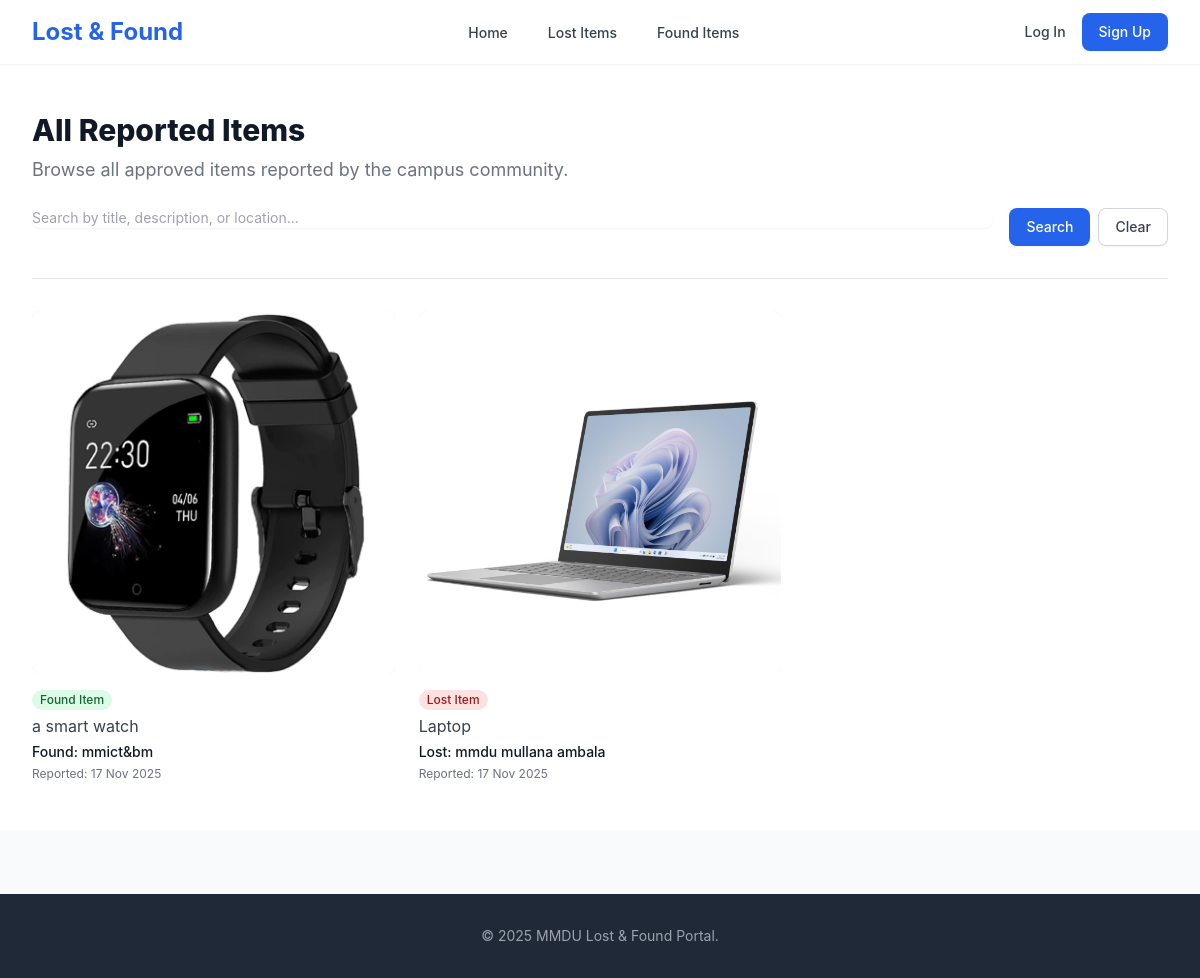
The app's page /items/ with its own data.
### portal/models.py (models this page shows, shortened)
class Item(models.Model):
    ITEM_TYPES = (
        ('lost', 'Lost Item'),
        ('found', 'Found Item'),
    )
    item_type = models.CharField(max_length=5, choices=ITEM_TYPES)
    title = models.CharField(max_length=200)
    description = models.TextField()
    location = models.CharField(max_length=200, help_text="Where did you lose/find it?")
    reported_at = models.DateTimeField(auto_now_add=True)
    reporter = models.ForeignKey(
        settings.AUTH_USER_MODEL,
        on_delete=models.CASCADE
    )
    is_approved = models.BooleanField(
        default=False,
        help_text="Designates whether this item is approved and visible on the site."
    )
    def get_first_image_url(self):
        first_image = self.images.first()
        if first_image:
            return first_image.image.url
        return "https://placehold.co/600x400/eeeeee/cccccc?text=No+Image"

class ItemImage(models.Model):
    item = models.ForeignKey(
        Item,
        related_name='images',
        on_delete=models.CASCADE
    )
    image = models.ImageField(upload_to=get_image_upload_path)

### portal/views.py (the view)
# urls.py: path("items/", views.ItemListView.as_view(), name="item_list"),
class ItemListView(ListView):
    model = Item
    template_name = "portal/item_list.html"
    context_object_name = "items"
    paginate_by = 12
    def get_queryset(self):
        queryset = super().get_queryset().filter(is_approved=True).order_by('-reported_at')
        item_type = self.request.GET.get('type')
        if item_type in ['lost', 'found']:
            queryset = queryset.filter(item_type=item_type)
        query = self.request.GET.get('q')
        if query:
            queryset = queryset.filter(
                Q(title__icontains=query) |
                Q(description__icontains=query) |
                Q(location__icontains=query)
            )
        return queryset
    def get_context_data(self, **kwargs):
        context = super().get_context_data(**kwargs)
        context['item_type'] = self.request.GET.get('type', '')
        context['query'] = self.request.GET.get('q', '')
        return context

### templates/portal/item_list.html (shortened to what this page needs)
{% extends "base.html" %}
{% block content %}
<div class="bg-white">
    <div class="max-w-7xl mx-auto py-12 px-4 sm:px-6 lg:px-8">
        <div class="pb-8 border-b border-gray-200">
            <h1 class="text-3xl font-extrabold text-gray-900">
                {% if not item_type %}All Reported Items{% endif %}
            </h1>
            <p class="mt-2 text-lg text-gray-500">Browse all approved items reported by the campus community.</p>
            <form method="get" action="{% url 'item_list' %}" class="mt-6 flex flex-col sm:flex-row gap-4">
                <div class="flex-grow">
                    <input type="search" name="q" id="search"
                           value="{{ query|default:'' }}"
                           class="shadow-sm focus:ring-blue-500 focus:border-blue-500 block w-full sm:text-sm border-gray-300 rounded-lg"
                           placeholder="Search by title, description, or location...">
                </div>
                <div class="flex space-x-2">
                    <button type="submit"
                            class="inline-flex items-center px-4 py-2 border border-transparent text-sm font-medium rounded-lg shadow-sm text-white bg-blue-600 hover:bg-blue-700 focus:outline-none focus:ring-2 focus:ring-offset-2 focus:ring-blue-500">
                        Search
                    </button>
                    <a href="{% url 'item_list' %}{% if item_type %}?type={{ item_type }}{% endif %}"
                       class="inline-flex items-center px-4 py-2 border border-gray-300 shadow-sm text-sm font-medium rounded-lg text-gray-700 bg-white hover:bg-gray-50 focus:outline-none focus:ring-2 focus:ring-offset-2 focus:ring-blue-500">
                        Clear
                    </a>
                </div>
            </form>
        </div>
        <div class="mt-8">
            {% if items %}
                <div class="grid grid-cols-1 gap-y-10 sm:grid-cols-2 gap-x-6 lg:grid-cols-3 xl:grid-cols-4 xl:gap-x-8">
                    {% for item in items %}
                        <a href="{% url 'item_detail' item.pk %}" class="group">
                            <div class="w-full aspect-w-1 aspect-h-1 bg-gray-200 rounded-lg overflow-hidden xl:aspect-w-7 xl:aspect-h-8">
                                <img src="{{ item.get_first_image_url }}" alt="{{ item.title }}" class="w-full h-full object-center object-cover group-hover:opacity-75">
                            </div>
                            <span class="mt-4 inline-block px-2 py-0.5 rounded-full text-xs font-medium
                                {% if item.item_type == 'lost' %} bg-red-100 text-red-800 {% else %} bg-green-100 text-green-800 {% endif %}">
                                {{ item.get_item_type_display }}
                            </span>
                            <h3 class="mt-1 text-base text-gray-700">{{ item.title }}</h3>
                            <p class="mt-1 text-sm font-medium text-gray-900">
                                {% if item.item_type == 'lost' %}Lost:{% else %}Found:{% endif %} {{ item.location }}
                            </p>
                            <p class="mt-1 text-xs text-gray-500">
                                Reported: {{ item.reported_at|date:"d M Y" }}
                            </p>
                        </a>
                    {% endfor %}
                </div>
            {% else %}
                <div class="text-center py-12">
                    <h3 class="mt-2 text-lg font-medium text-gray-900">No items found</h3>
                    <p class="mt-1 text-sm text-gray-500">No items match your search criteria. Try removing some filters.</p>
                </div>
            {% endif %}
        </div>
    </div>
</div>
{% endblock %}

### templates/base.html (shortened to what this page needs)
<!DOCTYPE html>
<html lang="en" class="h-full bg-gray-50">
<head>
    <script src="https://cdn.tailwindcss.com"></script>
</head>
<body class="h-full flex flex-col font-sans antialiased">
    <nav class="bg-white shadow-sm sticky top-0 z-50">
        <div class="max-w-7xl mx-auto px-4 sm:px-6 lg:px-8">
            <div class="flex justify-between h-16">
                <div class="flex-shrink-0 flex items-center">
                    <a href="{% url 'home' %}" class="text-2xl font-bold text-blue-600">
                        Lost & Found
                    </a>
                </div>
                <div class="hidden sm:ml-6 sm:flex sm:space-x-8">
                    <a href="{% url 'home' %}" class="border-transparent text-gray-700 hover:border-gray-300 hover:text-gray-900 inline-flex items-center px-1 pt-1 border-b-2 text-sm font-medium">
                        Home
                    </a>
                    <a href="{% url 'item_list' %}?type=lost" class="border-transparent text-gray-700 hover:border-gray-300 hover:text-gray-900 inline-flex items-center px-1 pt-1 border-b-2 text-sm font-medium">
                        Lost Items
                    </a>
                    <a href="{% url 'item_list' %}?type=found" class="border-transparent text-gray-700 hover:border-gray-300 hover:text-gray-900 inline-flex items-center px-1 pt-1 border-b-2 text-sm font-medium">
                        Found Items
                    </a>
                </div>
                <div class="flex items-center ml-6 space-x-4">
                    {% if user.is_authenticated %}
                        <span class="text-sm text-gray-700">Hi, {{ user.username }}</span>
                        <a href="{% url 'report_item' %}" class="inline-flex items-center px-4 py-2 border border-transparent text-sm font-medium rounded-lg shadow-sm text-white bg-blue-600 hover:bg-blue-700 focus:outline-none focus:ring-2 focus:ring-offset-2 focus:ring-blue-500">
                            Report Item
                        </a>
                        <form action="{% url 'logout' %}" method="post" class="inline">
                            {% csrf_token %}
                            <button type'submit" class="text-sm font-medium text-gray-700 hover:text-gray-900">
                                Log Out
                            </button>
                        </form>
                    {% else %}
                        <a href="{% url 'login' %}" class="text-sm font-medium text-gray-700 hover:text-gray-900">
                            Log In
                        </a>
                        <a href="{% url 'signup' %}" class="inline-flex items-center px-4 py-2 border border-transparent text-sm font-medium rounded-lg shadow-sm text-white bg-blue-600 hover:bg-blue-700 focus:outline-none focus:ring-2 focus:ring-offset-2 focus:ring-blue-500">
                            Sign Up
                        </a>
                    {% endif %}
                </div>
            </div>
        </div>
    </nav>
    <main class="flex-grow">
        {% block content %}{% endblock %}
    </main>
    <footer class="bg-gray-800 mt-16">
        <div class="max-w-7xl mx-auto py-8 px-4 sm:px-6 lg:px-8">
            <p class="text-center text-sm text-gray-400">
                &copy; {% now "Y" %} MMDU Lost & Found Portal.
            </p>
        </div>
    </footer>
</body>
</html>

### records on screen
Item: get_first_image_url (picture), item_type "Found Item", title "a smart watch", shows "Found:", location "mmict&bm", reported_at "17 Nov 2025"
Item: get_first_image_url (picture), item_type "Lost Item", title "Laptop", shows "Lost:", location "mmdu mullana ambala", reported_at "17 Nov 2025"
